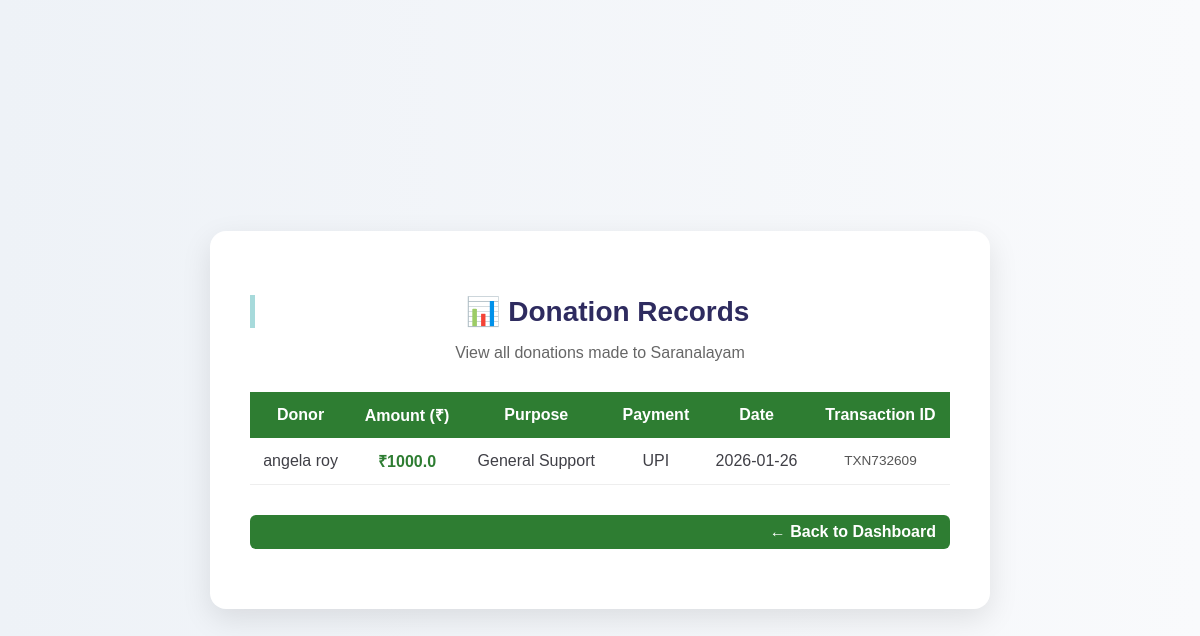
/admin/donations (signed in), run on an earlier commit of the app's database.
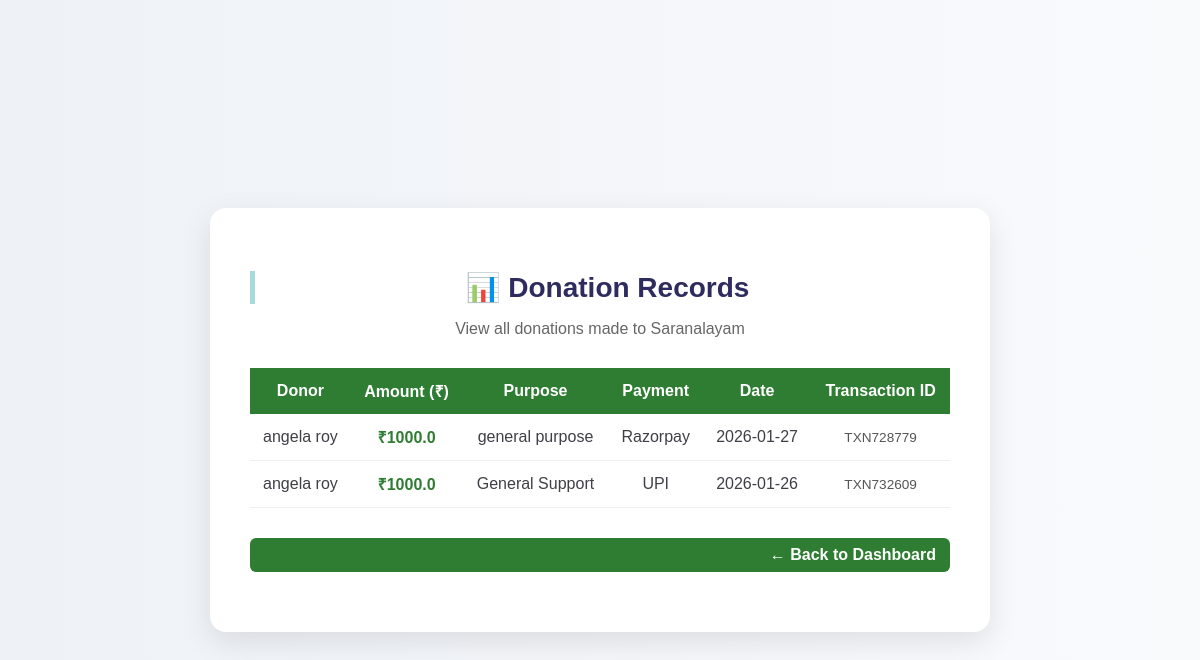
And on a later commit of the database.
### tables this page shows
CREATE TABLE donation_summary (
        id INTEGER PRIMARY KEY AUTOINCREMENT,
        user_email TEXT,
        donor_name TEXT,
        email TEXT,
        phone TEXT,
        country TEXT,
        amount REAL,
        purpose TEXT,
        payment_method TEXT,
        date TEXT,
        qr_id TEXT UNIQUE
    );

### app.py (the view)
@app.route('/admin/donations')
def admin_donations():
    if 'admin' not in session:
        return redirect('/login')
    db = get_db()
    cur = db.cursor()
    cur.execute("SELECT * FROM donation_summary ORDER BY date DESC")
    donations = cur.fetchall()
    db.close()
    return render_template('admin_donations.html', donations=donations)

### app.py (called while the page is built)
def get_db():
    conn = sqlite3.connect(DB)
    conn.row_factory = sqlite3.Row
    return conn

### templates/admin_donations.html (shortened to what this page needs)
<!DOCTYPE html>
<html lang="en">
<head>
    <link rel="stylesheet" href="{{ url_for('static', filename='style.css') }}">
</head>
<body class="admin-page">
<div class="admin-container">
    <div class="admin-header">
        <h2>📊 Donation Records</h2>
        <p>View all donations made to Saranalayam</p>
    </div>
    {% if donations %}
    <div class="table-wrapper">
        <table class="admin-table">
            <thead>
                <tr>
                    <th>Donor</th>
                    <th>Amount (₹)</th>
                    <th>Purpose</th>
                    <th>Payment</th>
                    <th>Date</th>
                    <th>Transaction ID</th>
                </tr>
            </thead>
            <tbody>
                {% for d in donations %}
                <tr>
                    <td>{{ d['donor_name'] }}</td>
                    <td class="amount">₹{{ d['amount'] }}</td>
                    <td>{{ d['purpose'] }}</td>
                    <td>{{ d['payment_method'] }}</td>
                    <td>{{ d['date'] }}</td>
                    <td class="txn-id">{{ d['qr_id'] }}</td>
                </tr>
                {% endfor %}
            </tbody>
        </table>
    </div>
    {% else %}
        <div class="no-data">
            <p>No donations recorded yet.</p>
        </div>
    {% endif %}
    <div class="admin-actions">
        <a href="/admin" class="back-btn">← Back to Dashboard</a>
    </div>
</div>
</body>
</html>

### static/style.css (style rules this page uses)
body { font-family: "Segoe UI", Arial, sans-serif; background: #F9FAF7; padding: 20px; margin: 0; color: #3F3F46; }
h2 { color: #2E2B5F; border-left: 5px solid #A7DADB; padding-left: 10px; }
a { display: inline-block; margin-top: 10px; color: #2E2B5F; text-decoration: none; font-weight: 600; }
.admin-page { background: #f4f6f9; font-family: Arial, sans-serif; }
.admin-container { width: 90%; max-width: 1100px; margin: 50px auto; background: #ffffff; padding: 30px; border-radius: 12px; box-shadow: 0 4px 15px rgba(0,0,0,0.08); }
.admin-header h2 { margin-bottom: 5px; }
.admin-header p { color: #666; margin-bottom: 25px; }
.table-wrapper { overflow-x: auto; }
.admin-table { width: 100%; border-collapse: collapse; }
.admin-table thead { background: #2e7d32; color: white; }
.admin-table th, .admin-table td { padding: 12px 10px; text-align: center; }
.admin-table tbody tr { border-bottom: 1px solid #eee; }
.amount { font-weight: bold; color: #2e7d32; }
.txn-id { font-size: 0.9rem; color: #555; }
.admin-actions { margin-top: 20px; text-align: right; }
.back-btn { padding: 8px 14px; background: #2e7d32; color: white; text-decoration: none; border-radius: 6px; transition: 0.3s; }
.admin-actions { display: flex; justify-content: center; gap: 10px; margin: 20px 0; }
.admin-page { background: linear-gradient(to right, #eef2f7, #f9fafc); min-height: 100vh; display: flex; align-items: center; justify-content: center; }
.admin-container { width: 100%; max-width: 700px; background: #ffffff; padding: 40px; border-radius: 16px; box-shadow: 0 10px 30px rgba(0,0,0,0.1); text-align: center; }
.admin-header h2 { font-size: 28px; margin-bottom: 8px; }
.admin-header p { color: #666; margin-bottom: 30px; }
.admin-actions { display: flex; flex-direction: column; gap: 15px; }
.txn-id { font-size: 0.85rem; color: #555; }

What changed in the data, as far as the page shows it:
added donation_summary: donor_name "angela roy", amount "1000.0", purpose "general purpose", payment_method "Razorpay", date "2026-01-27", qr_id "TXN728779"
